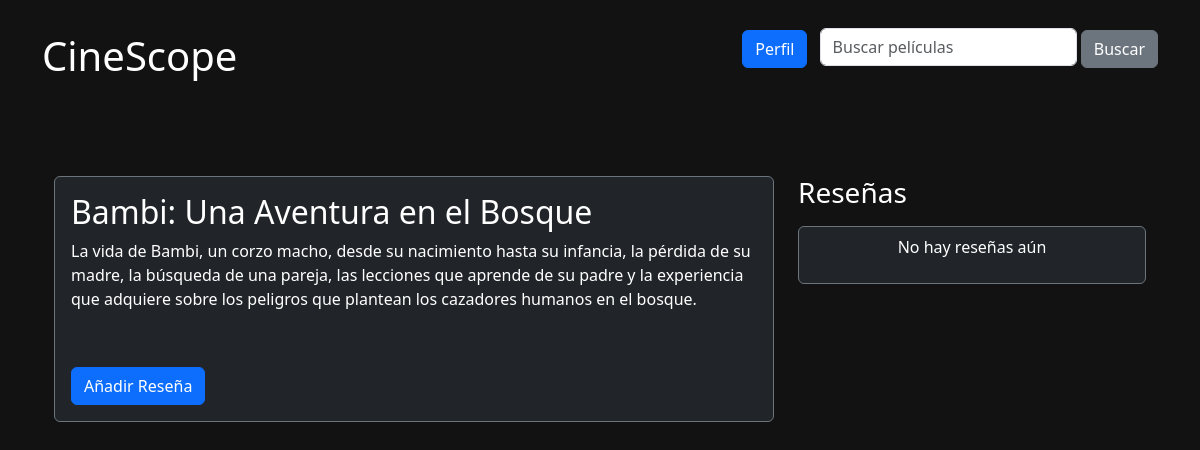
The app's page /movies/movie/1094473/ (signed in) with its own data.
### movies/models.py (models this page shows, shortened)
class Movie(models.Model):
    title = models.CharField(max_length=200)
    description = models.TextField()
    release_year = models.IntegerField()

### movies/views.py (the view)
# urls.py: path('movie/<int:movie_id>/', views.movie_detail, name='movie_detail'),
@login_required
def movie_detail(request, movie_id):
    try:
        movie = Movie.objects.get(id=movie_id)
        reviews = Review.objects.filter(movie=movie)
    except Movie.DoesNotExist:
        api_key = os.getenv('TMDB_API_KEY')
        url = f'https://api.themoviedb.org/3/movie/{movie_id}?api_key={api_key}&language=es-MX'
        response = requests.get(url)
        if response.status_code == 200:
            data = response.json()
            movie = Movie(
                id=data['id'],
                title=data['title'],
                release_year=data['release_date'].split('-')[0],
                description=data['overview']
            )
            movie.save()
            reviews = Review.objects.filter(movie_id=movie_id)
        else:
            return redirect('home')
    return render(request, 'movie_detail.html', {
        'movie': movie,
        'reviews': reviews
    })

### movies/templates/movie_detail.html (shortened to what this page needs)
{% extends 'base.html' %}
{% block content %}
<div class="container mt-5">
    <div class="row">
        <div class="col-md-8">
            <div class="card bg-dark text-white border-secondary">
                <div class="card-body">
                    <h2 class="card-title">{{ movie.title }}</h2>
                    <p class="card-text">{{ movie.description }}</p>
                    <p class="card-text"><small class="text-muted">Año: {{ movie.release_year }}</small></p>
                    <a href="{% url 'add_review' movie.id %}" class="btn btn-primary">Añadir Reseña</a>
                </div>
            </div>
        </div>
        <div class="col-md-4">
            <h3 class="text-white mb-3">Reseñas</h3>
            <div class="list-group">
                {% for review in reviews %}
                    <div class="list-group-item bg-dark text-white border-secondary">
                        <h6 class="mb-1">{{ review.user.username }}</h6>
                        <p class="mb-1">{{ review.comment }}</p>
                        <small class="text-muted">{{ review.created_at|timesince }} ago</small>
                        {% for comment in review.comments.all %}
                            <div class="mt-2">
                                <small class="text-muted">{{ comment.user.username }} dijo:</small>
                                <p class="mb-1">{{ comment.text }}</p>
                                <small class="text-muted">{{ comment.created_at|timesince }} ago</small>
                                {% if user.is_authenticated and user == comment.user %}
                                    <div class="btn-group">
                                        <a href="{% url 'edit_comment' comment.id %}" class="btn btn-outline-light btn-sm">Editar</a>
                                        <a href="{% url 'delete_comment' comment.id %}" class="btn btn-outline-danger btn-sm">Eliminar</a>
                                    </div>
                                {% endif %}
                            </div>
                        {% endfor %}
                        {% if user.is_authenticated and user == review.user %}
                            <div class="mt-2">
                                <div class="btn-group">
                                    <a href="{% url 'edit_review' review.id %}" class="btn btn-outline-light btn-sm">Editar</a>
                                    <a href="{% url 'delete_review' review.id %}" class="btn btn-outline-danger btn-sm">Eliminar</a>
                                </div>
                            </div>
                        {% endif %}
                    </div>
                {% empty %}
                    <div class="list-group-item bg-dark text-white border-secondary">
                        <p class="text-center">No hay reseñas aún</p>
                    </div>
                {% endfor %}
            </div>
        </div>
    </div>
</div>
{% endblock %}

### movies/templates/base.html (style rules this page uses)
html, body { height: 100%; margin: 0; display: flex; flex-direction: column; background-color: #121212; color: #ffffff; }
body { background-color: #121212; color: #ffffff; }
.card { background-color: #1f1f1f; color: #ffffff; border: 1px solid #333; }
.btn-primary { background-color: #0d6efd; border-color: #0d6efd; }
a { color: #0d6efd; }

### records on screen
Movie: title "Bambi: Una Aventura en el Bosque", description "La vida de Bambi, un corzo macho, desde su nacimiento hasta su infancia, la pérdida de su madre, la búsqueda de una pareja, las lecciones que aprende de su padre y la experiencia que adquiere sobre los peligros que plantean los cazadores humanos en el bosque."
